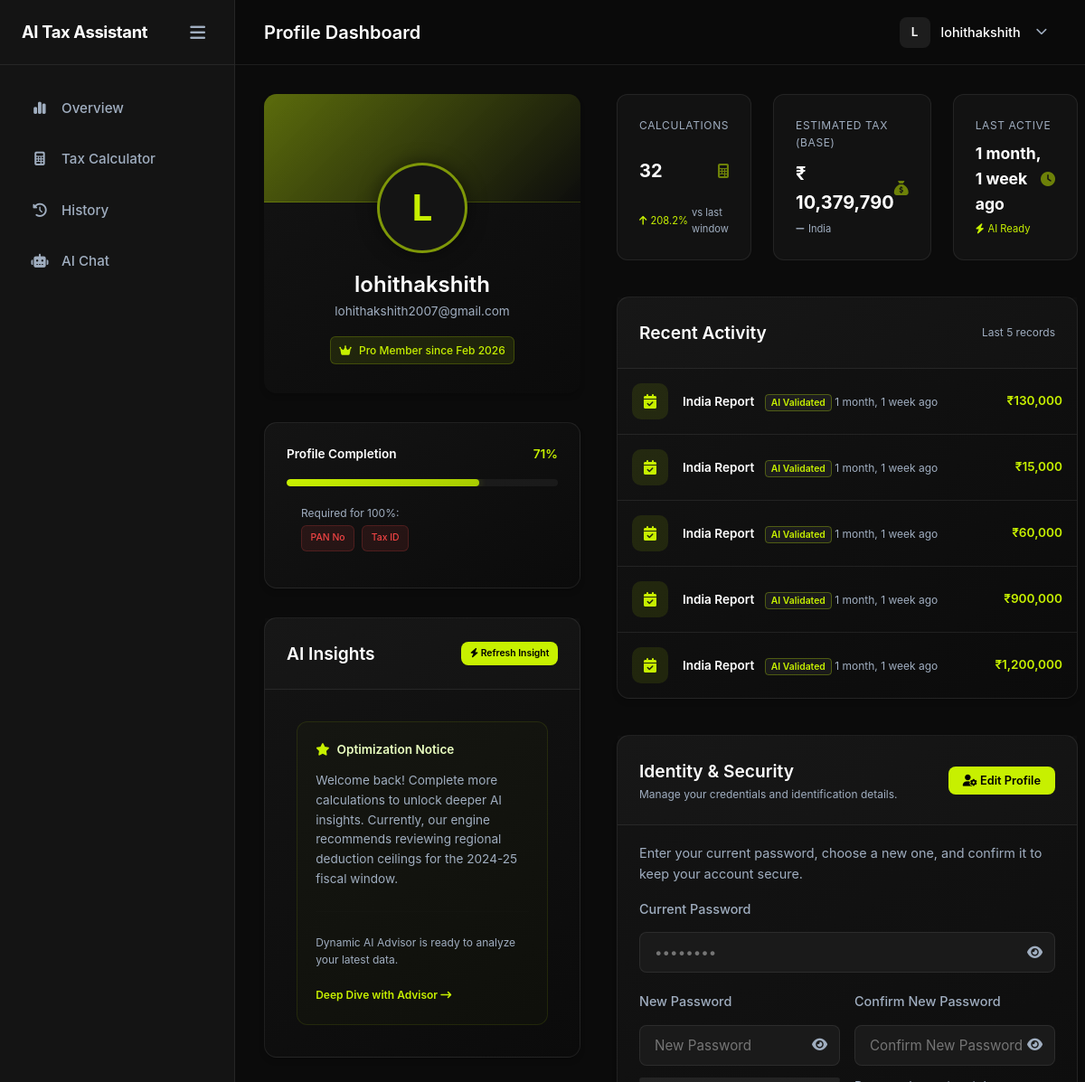
Page /dashboard/profile/ (signed in, upper part) on the earlier database version.
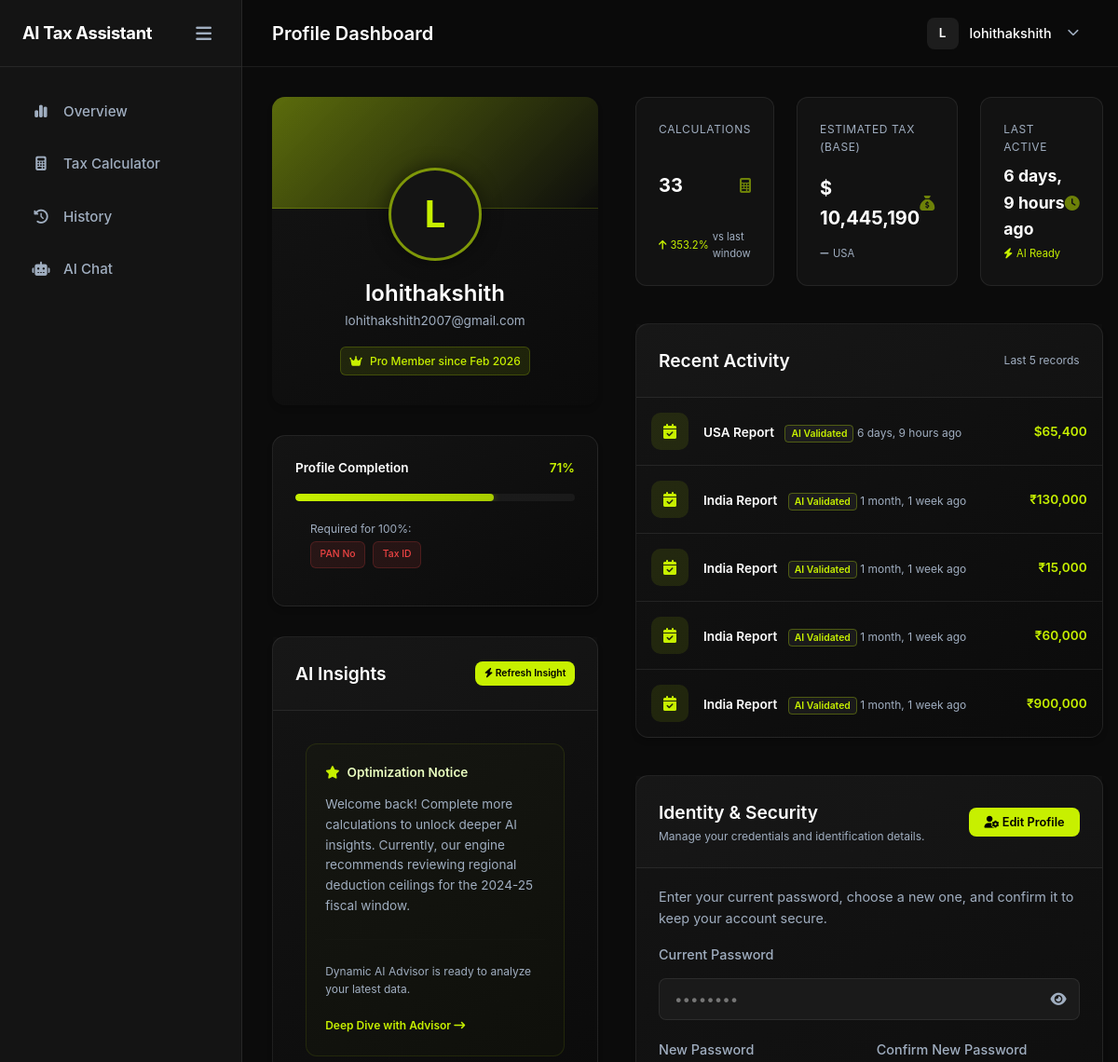
Same page on the later database version.
### tax_engine/models.py (models this page shows, shortened)
class TaxCalculation(models.Model):
    user = models.ForeignKey(User, on_delete=models.CASCADE)
    country = models.CharField(max_length=50)
    income = models.FloatField()
    deductions = models.FloatField()
    taxable_income = models.FloatField()
    estimated_tax = models.FloatField()
    ai_explanation = models.TextField(blank=True, null=True)
    created_at = models.DateTimeField(auto_now_add=True)

### dashboard/views.py (the view, shortened to what this page needs)
# urls.py: path('dashboard/profile/', views.profile_view, name='profile'),
@login_required
def profile_view(request):
    calculations = TaxCalculation.objects.filter(user=request.user).order_by('-created_at')
    profile, created = Profile.objects.get_or_create(user=request.user)
    total_tax = sum(calc.estimated_tax for calc in calculations)
    previous_total = sum(c.estimated_tax for c in calculations[1:6])
    if previous_total > 0:
        trend = round(((total_tax - previous_total) / previous_total) * 100, 1)
    else:
        trend = 12.4 # Professional mock value if new
    missing_fields = []
    if not request.user.first_name: missing_fields.append("First Name")
    if not request.user.last_name: missing_fields.append("Last Name")
    if not request.user.profile.phone_number: missing_fields.append("Phone")
    if not request.user.profile.pan_no: missing_fields.append("PAN No")
    if not request.user.profile.tax_id: missing_fields.append("Tax ID")
    total_possible = 7 # username, email, first, last, phone, pan, taxid
    filled = 2 # user, email
    if request.user.first_name: filled += 1
    if request.user.last_name: filled += 1
    if request.user.profile.phone_number: filled += 1
    if request.user.profile.pan_no: filled += 1
    if request.user.profile.tax_id: filled += 1
    completion = int((filled / total_possible) * 100)
    last_calc = calculations.first()
    if last_calc:
        last_active_display = last_calc.created_at
    else:
        last_active_display = request.user.last_login
    user_agent = request.META.get('HTTP_USER_AGENT', 'Unknown')
    device = "Windows Desktop" if "Windows" in user_agent else "Mobile Device"
    browser = "Chrome" if "Chrome" in user_agent else "Default Browser"
    latest_calc = calculations.first()
    active_country = latest_calc.country if latest_calc else profile.preferred_country
    context = {
        'calculations': calculations,  # Full queryset for template checks
        'total_calculations': calculations.count(),
        'total_tax': round(total_tax, 2),
        'last_active': last_active_display,
        'recent_activity': calculations[:5],
        'completion_percentage': completion,
        'missing_fields': missing_fields,
        'tax_trend': trend,
        'device_info': device,
        'browser_info': browser,
        'session_ip': request.META.get('REMOTE_ADDR', '127.0.0.1'),
        'preferred_country': profile.preferred_country,
        'active_country': active_country,
    }
    return render(request, 'dashboard/profile.html', context)

### dashboard/templatetags/tax_tags.py (called while the page is built)
@register.filter
def currency_symbol(country_name):
    if not country_name:
        return "₹"  # Default to INR as per user preference
    country = str(country_name).lower().strip()
    mapping = {
        'india': '₹',
        'in': '₹',
        'inr': '₹',
        'us': '$',
        'usa': '$',
        'usd': '$',
        'united states': '$',
        'uk': '£',
        'gbp': '£',
        'united kingdom': '£',
        'gb': '£',
        'canada': 'C$',
        'cad': 'C$',
        'ca': 'C$',
        'australia': 'A$',
        'aud': 'A$',
        'au': 'A$',
        'europe': '€',
        'eu': '€',
        'euro': '€',
        'eur': '€',
    }
    return mapping.get(country, '₹')  # Default fallback to INR

### templates/dashboard/profile.html (shortened to what the changed rows need)
{% extends 'base_app.html' %}
{% load tax_tags humanize %}
{% block page_title %}Profile Dashboard{% endblock %}
{% block content %}
<div class="profile-grid-layout">
    <div class="profile-left-col">
        <div class="card p-4 card-glow-hover">
            {% if missing_fields %}
            <div class="mt-3">
                <div style="display: flex; flex-wrap: wrap; gap: 0.5rem; margin-top: 2px;">
                    {% for field in missing_fields %}
                    <span class="badge"
                        style="background: rgba(239,68,68,0.1); color: #ef4444; font-size: 0.65rem; border: 1px solid rgba(239,68,68,0.2);">{{ field }}</span>
                    {% endfor %}
                </div>
            </div>
            {% else %}
            <p class="text-accent text-xs mt-2"><i class="fa-solid fa-circle-check"></i> Profile fully complete!</p>
            {% endif %}
        </div>
    </div>
    <div class="profile-right-col">
        <div class="profile-stats-grid">
            <div class="mini-stat-card card-glow-hover">
                <span class="mini-stat-label">Calculations</span>
                <div class="flex-between align-center">
                    <span class="mini-stat-value">{{ total_calculations }}</span>
                    <i class="fa-solid fa-calculator text-accent" style="font-size: 1rem; opacity: 0.5;"></i>
                </div>
                <div class="stat-subtext trend-up">
                    <i class="fa-solid fa-arrow-up"></i> {{ tax_trend|floatformat:1 }}% <span class="text-muted">vs last window</span>
                </div>
            </div>
            <div class="mini-stat-card card-glow-hover">
                <span class="mini-stat-label">Estimated Tax (Base)</span>
                <div class="flex-between align-center">
                    <span class="mini-stat-value">
                        {% if calculations.first %}
                            {{ calculations.first.country|currency_symbol }}
                        {% else %}
                            {{ preferred_country|currency_symbol }}
                        {% endif %}
                        {{ total_tax|floatformat:0|intcomma }}
                    </span>
                    <i class="fa-solid fa-sack-dollar text-accent" style="font-size: 1rem; opacity: 0.5;"></i>
                </div>
                <div class="stat-subtext trend-neutral">
                    <i class="fa-solid fa-minus"></i> {{ active_country|country_display }}
                </div>
            </div>
            <div class="mini-stat-card card-glow-hover">
                <div class="flex-between align-center">
                    <span class="mini-stat-value" style="font-size: 1.1rem;">{{ last_active|timesince }} ago</span>
                    <i class="fa-solid fa-clock text-accent" style="font-size: 1rem; opacity: 0.5;"></i>
                </div>
            </div>
        </div>
        <div class="card card-glow-hover">
            <div class="card-body p-0">
                {% if recent_activity %}
                {% for item in recent_activity %}
                <div class="activity-item">
                    <div class="activity-icon"><i class="fa-solid fa-calendar-check"></i></div>
                    <div class="activity-details">
                        <span class="d-block text-sm font-weight-bold">{{ item.country|country_display }} Report
                            <span class="activity-tag ai">AI Validated</span>
                        </span>
                        <span class="text-muted text-xs">{{ item.created_at|timesince }} ago</span>
                    </div>
                    <div class="text-accent font-weight-bold text-sm">
                        {{ item.country|currency_symbol }}{{ item.estimated_tax|floatformat:0|intcomma }}
                    </div>
                </div>
                {% endfor %}
                {% else %}
                <p class="text-center text-muted p-4">No recent activity found.</p>
                {% endif %}
            </div>
        </div>
        <div class="card card-glow-hover">
            <div class="card-body password-card-body">
                <form id="changePasswordForm" method="POST" action="{% url 'profile_change_password' %}" class="modern-form" onsubmit="return submitChangePassword(event)">
                    <div class="form-row">
                        <div class="form-group">
                            <div class="password-wrapper">
                                <input type="password" id="new_password1" name="new_password1" required autocomplete="new-password" placeholder="New Password" oninput="checkPasswordStrength(this.value, 'strengthMeter')">
                                <i class="fa-solid fa-eye pass-toggle" onclick="togglePassword('new_password1', this)"></i>
                            </div>
                            <div class="strength-summary">
                                <div id="strengthMeter" class="strength-meter">
                                </div>
                            </div>
                        </div>
                        <div class="form-group">
                            <div class="password-wrapper">
                                <input type="password" id="new_password2" name="new_password2" required autocomplete="new-password" placeholder="Confirm New Password" oninput="validatePasswordMatch()">
                                <i class="fa-solid fa-eye pass-toggle" onclick="togglePassword('new_password2', this)"></i>
                            </div>
                        </div>
                    </div>
                </form>
            </div>
        </div>
    </div>
</div>
{% endblock %}

Differences in the rows shown:
no longer on this page (row unchanged): TaxCalculation: country|country_display "India", created_at "1 month, 1 week", country "₹", estimated_tax "1,200,000"
added TaxCalculation: first.country "$", country "USA", created_at "6 days, 9 hours", country|country_display "USA", country "$", estimated_tax "65,400"
Other differences:
{{ total_calculations }}: "32" → "33"
{{ tax_trend|floatformat:1 }}: "208.2" → "353.2"
{{ total_tax|floatformat:0|intcomma }}: "10,379,790" → "10,445,190"
{{ calculations.first.country|currency_symbol }}: "₹" → "$"
{{ active_country|country_display }}: "India" → "USA"
{{ last_active|timesince }}: "1 month, 1 week" → "6 days, 9 hours"
